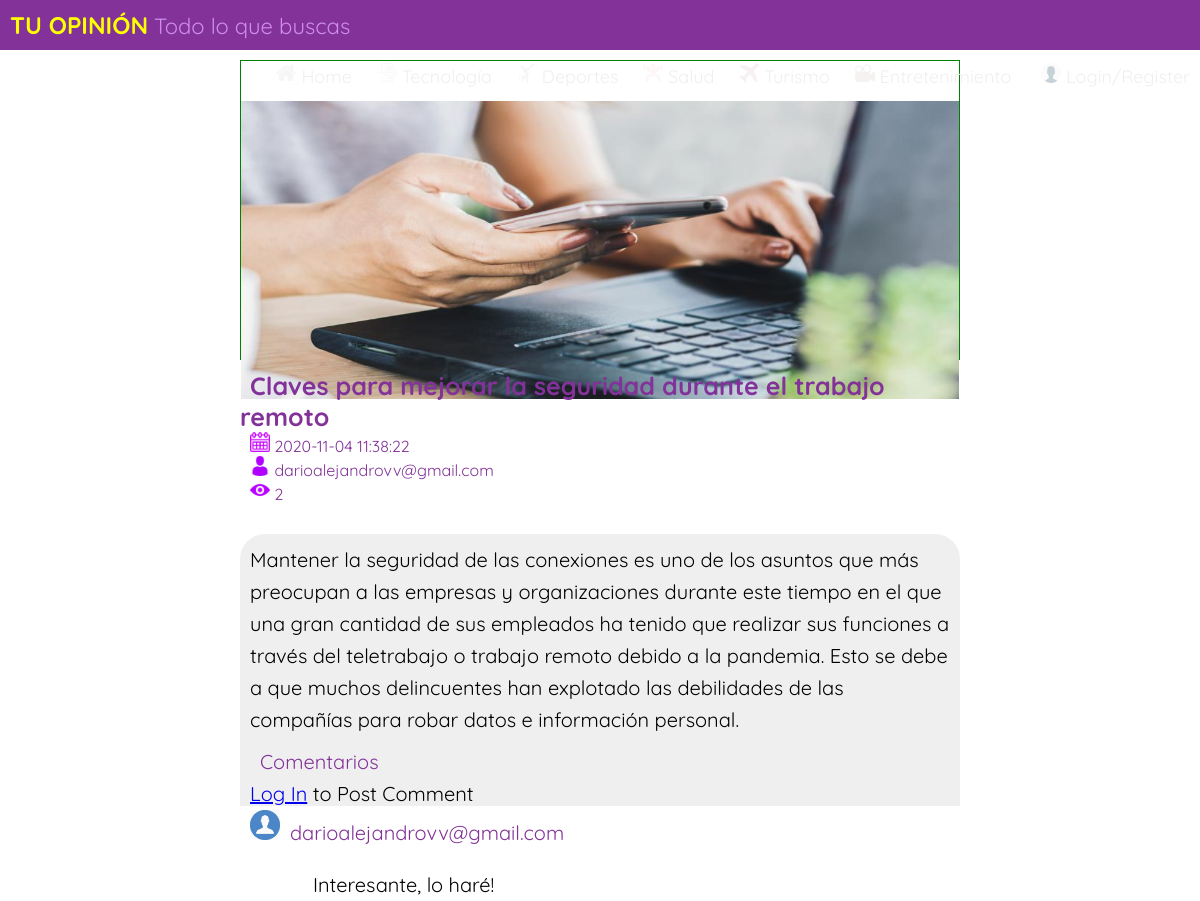
/view-post.php?pid=36, run on the app's committed database.
### tables this page shows
CREATE TABLE `posts` (
  `Post_ID` int(11) NOT NULL,
  `title` varchar(100) NOT NULL,
  `description` text NOT NULL,
  `featured` varchar(200) NOT NULL,
  `category` varchar(30) NOT NULL,
  `author` varchar(50) NOT NULL,
  `date` datetime NOT NULL,
  `status` varchar(10) NOT NULL,
  `visitors` int(5) NOT NULL,
  `scheduledate` date NOT NULL
);

CREATE TABLE `comments` (
  `C_ID` int(11) NOT NULL,
  `content` varchar(400) NOT NULL,
  `author` varchar(100) NOT NULL,
  `date` datetime NOT NULL,
  `Post_ID` varchar(10) NOT NULL
);

### view-post.php (the view, shortened to what this page needs)
<?php
include('config.php');
if(isset($_GET['pid']))
{
	$p=$_GET['pid'];
}
$sql = "SELECT title,description,author,date,featured,visitors from posts where Post_ID=".$p.";";
if($result = $db->query($sql))
{
$row = $result->fetch_assoc();
$sql2="UPDATE posts SET visitors=visitors+1 WHERE Post_ID=".$p.";";
					mysqli_query($db, $sql2);
}
else
{
	header("Location:notfound.php");
}
?>
<html>
<head><?php echo "
	<title>".$row['title']."- GDG Blog "."</title>";
	?>
	<link rel="stylesheet" type="text/css" href="style.css">
</head>
<body>
	 <div class="nav">
  <div class="nav-header">
  <div class="nav-title">
      <font color="yellow" size="5"><b>TU OPINIÓN</b></font> <font color="#cf8cea">Todo lo que buscas</font>
    </div>
  </div>
  <div class="nav-links" >
<a class="active" href="index.php"><img src="images/home.png" width="20px"></img>&nbsp;Home</a>
  <a href="technology.php"><img src="images/technology.png" width="20px"></img>&nbsp;Tecnología</a>
  <a href="sports.php"><img src="images/sports.png" width="20px"></img>&nbsp;Deportes</a>
  <a href="health.php"><img src="images/health.png" width="20px"></img>&nbsp;Salud</a>
  <a href="travel.php"><img src="images/travel.png" width="20px"></img>&nbsp;Turismo</a>
  <a href="entertainment.php"><img src="images/entertainment.png" width="20px"></img>&nbsp;Entretenimiento</a>
    <?php if(!isset($_SESSION['ID']))
      {
        echo "<a href='admin/login.php'>&nbsp;<img src='images/user.png' width='20px'>&nbsp;Login/Register</a>";
      }
        else {
        echo "<a href='admin/logout.php'><img src='images/user.png' width='20px'>&nbsp;Logout</a><a href='admin/index.php'><img src='images/settings-gears.png' width='20px'>&nbsp;Dashboard</a>";
      }
        ?>
  </div>
	<div class="articimg" align="center">
		<?php  $im="<img src='admin/uploads/".$row['featured']."'' width='100%' height='100%'>";
		echo $im; ?>
	</div>
<div class="artic" >
		<label class="title"><b><?php echo $row['title'] ?></b></label><br>
		<label class="date"><img src='images/calendar.png' width='20px'></img>&nbsp;<?php echo $row['date'] ?></label>
		<br>
		<label class="author"><img src='images/man-user.png' width='20px'></img>&nbsp;<?php echo $row['author'] ?></label>
		<br>
		<label class="author"><img src='images/eye.png' width='20px'></img>&nbsp;<?php echo $row['visitors'] ?></label>
		<br><br>
		<div class="des">
			<?php echo $row['description'] ?>
		<div class="commentarea">
			<label>Comentarios</label><br>
			<?php
if(isset($_SESSION['ID']))
{
	echo "<div class='addcomform'>
			<form action='view-post.php' method='POST'>
			<hr>
			Add a Comment:
			<input type='text' name='email'  class='nodisp' value='".$_SESSION['ID']."'/>
			<input type='text' name='pid'  class='nodisp' value='".$p."'/>
			<br>
			<textarea cols='80' rows='3' name='com'></textarea>
			<input type='submit' class='greenkaro' name='comment' value='POST COMMENT'>
		</form>
		</div>";
}
else
{
	echo "<a href='admin/login.php'>Log In</a> to Post Comment";
}
		$sql3 = "SELECT content,author,date,C_ID from comments where Post_ID=".$p.";";
$result3 = $db->query($sql3);
while($row3 = $result3->fetch_assoc())
{
echo "<div class='commentbox'>
			<img src='avatar.jpg' width='30px' height='30px'><label>".
				 $row3['author'].
			"</label><p class='commenttext'>".
			$row3['content'].
		"</p>
	</div>";
		}
		?>
	</div>
	</div></div>
</body>
</html>

### style.css (style rules this page uses)
label { font-family: 'Quicksand', sans-serif; color: #833299; }
.nav-links a { padding-bottom: 35px; }
* { box-sizing: border-box; }
body { margin: 0px; font-family: 'Quicksand', sans-serif; }
.nav { height: 50px; width: 100%; background-color: #833299; position: relative; }
.nav > .nav-header { display: inline; }
.nav > .nav-header > .nav-title { display: inline-block; font-size: 22px; color: #fff; padding: 10px 10px 10px 10px; }
.nav > .nav-links { display: inline; float: right; font-size: 18px; }
.nav > .nav-links > a { display: inline-block; padding: 13px 10px 13px 10px; text-decoration: none; color: #efefef; }

### view-post.php (style rules this page uses)
.articimg { width: 60%; border:1px solid green; height: 300px; margin-top: 10px; margin-left: 20%; }
.artic { width: 60%; height: 100%; margin-top: 10px; margin-left: 20%; }
.commentarea { width: 60%; height: 100%; margin-top: 10px; }
label { font-family: 'Quicksand', sans-serif; color: #833299; margin-left: 10px; }
.title { font-size: 25; }
.commenttext { margin-left: 63px; }
.des { font-family: 'Quicksand', sans-serif; line-height: 1.6; font-size: 20; padding: 10px 10px 10px 10px; margin-top: 10px; background-color: #efefef; border-top-right-radius: 25px; border-top-left-radius: 25px; }

### data on the page
posts: featured (picture), title "Claves para mejorar la seguridad durante el trabajo remoto", date "2020-11-04 11:38:22", author "darioalejandrovv@gmail.com", visitors "2", description "Mantener la seguridad de las conexiones es uno de los asuntos que más preocupan a las empresas y organizaciones durante este tiempo en el que una gran cantidad de sus empleados ha tenido que realizar sus funciones a través del teletrabajo o trabajo remoto debido a la pandemia. Esto se debe a que muchos delincuentes han explotado las debilidades de las compañías para robar datos e información personal."
comments: author "darioalejandrovv@gmail.com", content "Interesante, lo haré!"
